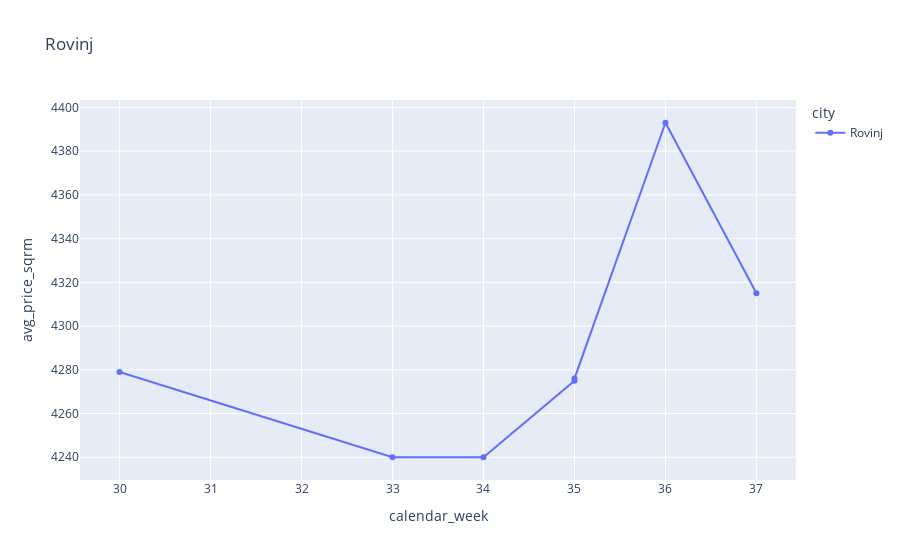

Write notebook code for a chart like this one.
### Code cell
#PLOTLY FOR DJANGO OBJECTS
df = pd.read_excel("Django_Objects.xlsx")

for grad in list(df["city"].unique()):
    fig = px.line(df[df["city"] == grad], x="calendar_week", y="avg_price_sqrm", color = 'city', markers=True, title=grad)
    fig.show()

### Figure 1 — Plotly figure (JSON) as saved in the notebook; plotly's stock layout.template omitted (floating-point values rounded to 4 significant figures)
{"data": [{"hovertemplate": "city=Rovinj<br>calendar_week=%{x}<br>avg_price_sqrm=%{y}<extra></extra>", "legendgroup": "Rovinj", "line": {"color": "#636efa", "dash": "solid"}, "marker": {"symbol": "circle"}, "mode": "lines+markers", "name": "Rovinj", "orientation": "v", "showlegend": true, "type": "scatter", "x": [30, 33, 34, 35, 35, 36, 37], "xaxis": "x", "y": [4279, 4240, 4240, 4275, 4276, 4393, 4315], "yaxis": "y"}], "layout": {"legend": {"title": {"text": "city"}, "tracegroupgap": 0}, "title": {"text": "Rovinj"}, "xaxis": {"anchor": "y", "domain": [0, 1], "title": {"text": "calendar_week"}}, "yaxis": {"anchor": "x", "domain": [0, 1], "title": {"text": "avg_price_sqrm"}}}}
